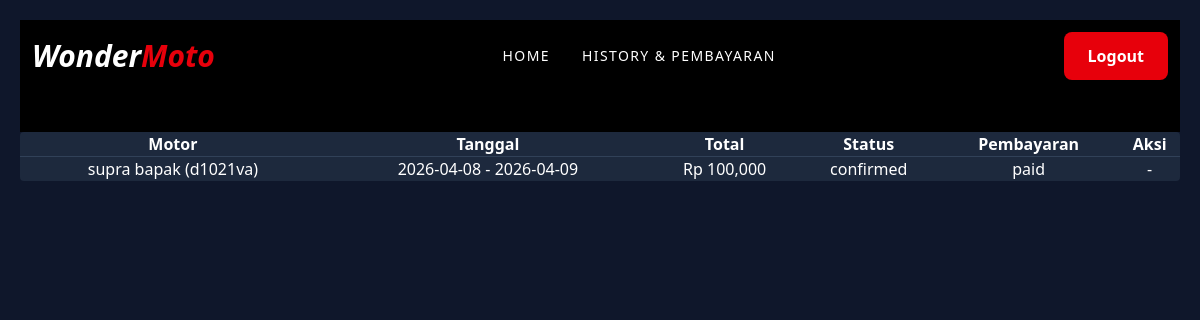
Page /public/history.php (signed in) on the committed database.
### tables this page shows
CREATE TABLE `bookings` (
  `id` int(11) NOT NULL,
  `user_id` int(11) NOT NULL,
  `motor_id` int(11) NOT NULL,
  `mulai` date NOT NULL,
  `selesai` date NOT NULL,
  `total_harga` int(11) NOT NULL,
  `status` enum('pending','confirmed','selesai','batal') DEFAULT 'pending',
  `created_at` timestamp NOT NULL DEFAULT current_timestamp()
);

CREATE TABLE `motor` (
  `id` int(11) NOT NULL,
  `pemilik_id` int(11) NOT NULL,
  `merk` varchar(100) DEFAULT NULL,
  `tipe_cc` enum('100','125','150') DEFAULT NULL,
  `no_plat` varchar(20) DEFAULT NULL,
  `status` enum('pending','tersedia','disewa','maintenance') DEFAULT 'pending',
  `photo` longblob DEFAULT NULL,
  `dokumen_kepemilikan` longblob DEFAULT NULL
);

CREATE TABLE `payments` (
  `id` int(11) NOT NULL,
  `booking_id` int(11) NOT NULL,
  `metode` varchar(50) DEFAULT NULL,
  `jumlah` int(11) NOT NULL,
  `status` enum('pending','paid','failed') DEFAULT 'pending',
  `paid_at` timestamp NULL DEFAULT NULL
);

### public/history.php (the view, shortened to what this page needs)
<?php
include '../config.php';
$stmt = $pdo->prepare("
    SELECT b.*, m.merk, m.no_plat,
           p.status AS payment_status
    FROM bookings b
    JOIN motor m ON b.motor_id = m.id
    LEFT JOIN payments p ON b.id = p.booking_id
    WHERE b.user_id = ?
    ORDER BY b.created_at DESC
");
$stmt->execute([$_SESSION['user_id']]);
$data = $stmt->fetchAll();
?>
<!DOCTYPE html>
<html>
<head>
<script src="https://cdn.jsdelivr.net/npm/@tailwindcss/browser@4"></script>
</head>
<body class="bg-slate-900 text-white p-5">
<?php include '../assets/css/navbar-penyewa.php'; ?>
<table class="w-full bg-slate-800 rounded">
<tr>
    <th>Motor</th>
    <th>Tanggal</th>
    <th>Total</th>
    <th>Status</th>
    <th>Pembayaran</th>
    <th>Aksi</th>
</tr>
<?php foreach ($data as $d): ?>
<tr class="border-t border-slate-700 text-center">
    <td><?= $d['merk'] ?> (<?= $d['no_plat'] ?>)</td>
    <td><?= $d['mulai'] ?> - <?= $d['selesai'] ?></td>
    <td>Rp <?= number_format($d['total_harga']) ?></td>
    <td><?= $d['status'] ?></td>
    <td><?= $d['payment_status'] ?? 'belum' ?></td>
    <td>
        <?php if ($d['status'] === 'pending'): ?>
        <form method="POST" action="payment.php">
            <input type="hidden" name="booking_id" value="<?= $d['id'] ?>">
            <select name="metode" class="text-black">
                <option>Transfer</option>
                <option>Cash</option>
                <option>E-Wallet</option>
            </select>
            <button class="bg-green-500 px-2 py-1 rounded">Bayar</button>
        </form>
        <?php else: ?>
            -
        <?php endif; ?>
    </td>
</tr>
<?php endforeach; ?>
</table>
</body>
</html>

### assets/css/navbar-penyewa.php
<header class="bg-black text-white pb-10">
        <nav class=" mx-auto px-3 py-3 flex justify-between items-center">
            <div class="text-3xl font-bold italic">Wonder<span class="text-red-600">Moto</span></div>
            <ul class="hidden md:flex space-x-8 text-sm uppercase tracking-widest">
                <li><a href="../public/dashboard_penyewa.php" class="hover:text-red-500">Home</a></li>
                <li><a href="../public/history.php" class="hover:text-red-500">History & pembayaran</a></li>
            </ul>
            <a class="px-6 py-3 bg-red-600 text-white font-semibold rounded-lg shadow-md hover:bg-red-700 focus:outline-none focus:ring-2 focus:ring-lime-500 focus:ring-offset-2 transition-all duration-200" href='../logout.php'>Logout</a>
        </nav>
</header>

### rows in the picture
bookings: motor.merk "supra bapak", motor.no_plat "d1021va", mulai "2026-04-08", selesai "2026-04-09", total_harga "100,000", status "confirmed", payments.status "paid"
